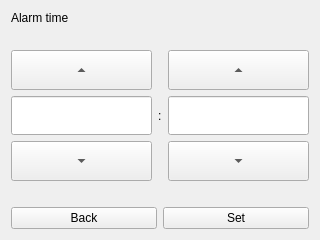
<?xml version="1.0" encoding="UTF-8"?>
<ui version="4.0">
 <class>TimePage</class>
 <widget class="QWidget" name="TimePage">
  <property name="geometry">
   <rect>
    <x>0</x>
    <y>0</y>
    <width>320</width>
    <height>240</height>
   </rect>
  </property>
  <property name="windowTitle">
   <string>Form</string>
  </property>
  <layout class="QVBoxLayout" name="verticalLayout">
   <item>
    <widget class="QLabel" name="timeLabel">
     <property name="text">
      <string>Alarm time</string>
     </property>
    </widget>
   </item>
   <item>
    <spacer name="verticalSpacer">
     <property name="orientation">
      <enum>Qt::Vertical</enum>
     </property>
     <property name="sizeHint" stdset="0">
      <size>
       <width>20</width>
       <height>40</height>
      </size>
     </property>
    </spacer>
   </item>
   <item>
    <layout class="QGridLayout" name="gridLayout">
     <item row="2" column="2">
      <widget class="QLineEdit" name="minEdit">
       <property name="font">
        <font>
         <pointsize>20</pointsize>
        </font>
       </property>
       <property name="alignment">
        <set>Qt::AlignCenter</set>
       </property>
      </widget>
     </item>
     <item row="2" column="0">
      <widget class="QLineEdit" name="hourEdit">
       <property name="font">
        <font>
         <pointsize>20</pointsize>
        </font>
       </property>
       <property name="alignment">
        <set>Qt::AlignCenter</set>
       </property>
      </widget>
     </item>
     <item row="3" column="0">
      <widget class="QToolButton" name="hourDown">
       <property name="sizePolicy">
        <sizepolicy hsizetype="Expanding" vsizetype="Fixed">
         <horstretch>0</horstretch>
         <verstretch>0</verstretch>
        </sizepolicy>
       </property>
       <property name="minimumSize">
        <size>
         <width>0</width>
         <height>40</height>
        </size>
       </property>
       <property name="text">
        <string>...</string>
       </property>
       <property name="arrowType">
        <enum>Qt::DownArrow</enum>
       </property>
      </widget>
     </item>
     <item row="1" column="2">
      <widget class="QToolButton" name="minUp">
       <property name="sizePolicy">
        <sizepolicy hsizetype="Expanding" vsizetype="Fixed">
         <horstretch>0</horstretch>
         <verstretch>0</verstretch>
        </sizepolicy>
       </property>
       <property name="minimumSize">
        <size>
         <width>0</width>
         <height>40</height>
        </size>
       </property>
       <property name="text">
        <string>...</string>
       </property>
       <property name="arrowType">
        <enum>Qt::UpArrow</enum>
       </property>
      </widget>
     </item>
     <item row="3" column="2">
      <widget class="QToolButton" name="minDown">
       <property name="sizePolicy">
        <sizepolicy hsizetype="Expanding" vsizetype="Fixed">
         <horstretch>0</horstretch>
         <verstretch>0</verstretch>
        </sizepolicy>
       </property>
       <property name="minimumSize">
        <size>
         <width>0</width>
         <height>40</height>
        </size>
       </property>
       <property name="text">
        <string>...</string>
       </property>
       <property name="arrowType">
        <enum>Qt::DownArrow</enum>
       </property>
      </widget>
     </item>
     <item row="1" column="0">
      <widget class="QToolButton" name="hourUp">
       <property name="sizePolicy">
        <sizepolicy hsizetype="Expanding" vsizetype="Fixed">
         <horstretch>0</horstretch>
         <verstretch>0</verstretch>
        </sizepolicy>
       </property>
       <property name="minimumSize">
        <size>
         <width>0</width>
         <height>40</height>
        </size>
       </property>
       <property name="text">
        <string>...</string>
       </property>
       <property name="arrowType">
        <enum>Qt::UpArrow</enum>
       </property>
      </widget>
     </item>
     <item row="2" column="1">
      <widget class="QLabel" name="label">
       <property name="text">
        <string>:</string>
       </property>
      </widget>
     </item>
    </layout>
   </item>
   <item>
    <spacer name="verticalSpacer_2">
     <property name="orientation">
      <enum>Qt::Vertical</enum>
     </property>
     <property name="sizeHint" stdset="0">
      <size>
       <width>20</width>
       <height>40</height>
      </size>
     </property>
    </spacer>
   </item>
   <item>
    <layout class="QHBoxLayout" name="horizontalLayout">
     <item>
      <widget class="QPushButton" name="backButton">
       <property name="text">
        <string>Back</string>
       </property>
      </widget>
     </item>
     <item>
      <widget class="QPushButton" name="setButton">
       <property name="text">
        <string>Set</string>
       </property>
      </widget>
     </item>
    </layout>
   </item>
  </layout>
 </widget>
 <resources/>
 <connections/>
</ui>
